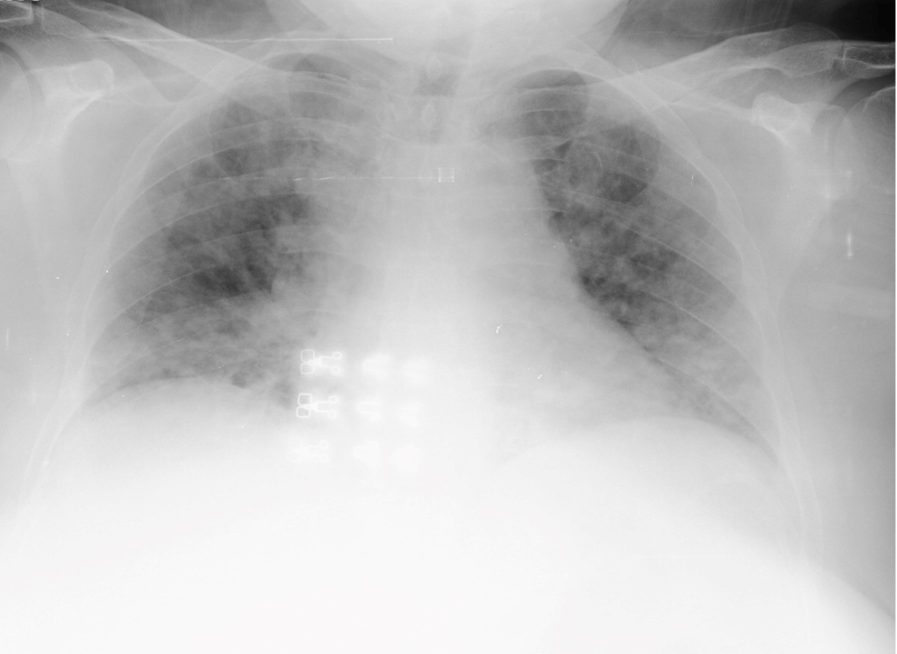
#> input picture aaa.jpg, 1793 x 1307 px (shown at 1/2 size)
$ python test123.py
#> lines starting #> are read from the running program, lines starting #| are printed output that depends on the picture
'''
import cv2
img = cv2.imread('aaa.jpg')
img = cv2.resize(img, (300, 300))
#lab = cv2.cvtColor(img, cv2.COLOR_BGR2LAB)
#a_component = lab[:,:,1]
th = cv2.threshold(img,140,255,cv2.THRESH_BINARY)[1]
#cv2.imshow('frame', th)
blur = cv2.GaussianBlur(th,(13,13), 11)

heatmap_img = cv2.applyColorMap(blur, cv2.COLORMAP_JET)

super_imposed_img = cv2.addWeighted(heatmap_img, 0.5, img, 0.5, 0)
#cv2.show(super_imposed_img)
cv2.imshow('frame', super_imposed_img)
cv2.waitKey(0)

'''
#---------------------
import numpy as np
from cv2 import cv2
from skimage import exposure
img = cv2.imread('aaa.jpg')
#> img is the input picture: shape (1307, 1793, 3); mean B, G, R 191.9, 191.9, 192
img = cv2.resize(img, (300, 300))
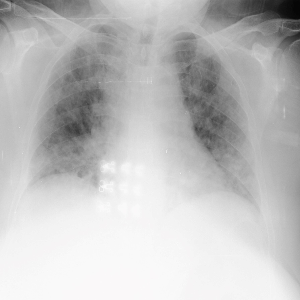
#> img: shape (300, 300, 3); mean B, G, R 191.7, 191.7, 191.8
cv2.imshow('frame', img)
cv2.waitKey(0)

        #get color map
#cam = getMap(img)
map_img = exposure.rescale_intensity(img, out_range=(0, 255))
map_img = np.uint8(map_img)
heatmap_img = cv2.applyColorMap(map_img, cv2.COLORMAP_JET)
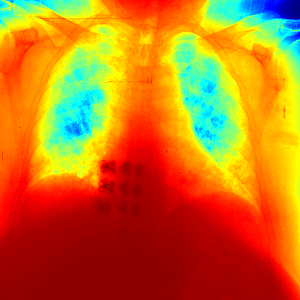
#> heatmap_img: shape (300, 300, 3); mean B, G, R 28.2, 113.6, 197.9

        #merge map and frame
fin = cv2.addWeighted(heatmap_img, 0.5, img, 0.5, 0)
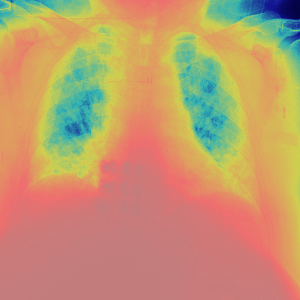
#> fin: shape (300, 300, 3); mean B, G, R 109.9, 152.6, 194.8

        #show result
cv2.imshow('frame', fin)
cv2.waitKey(0)

$ run again, with abc.jpg copied over aaa.jpg
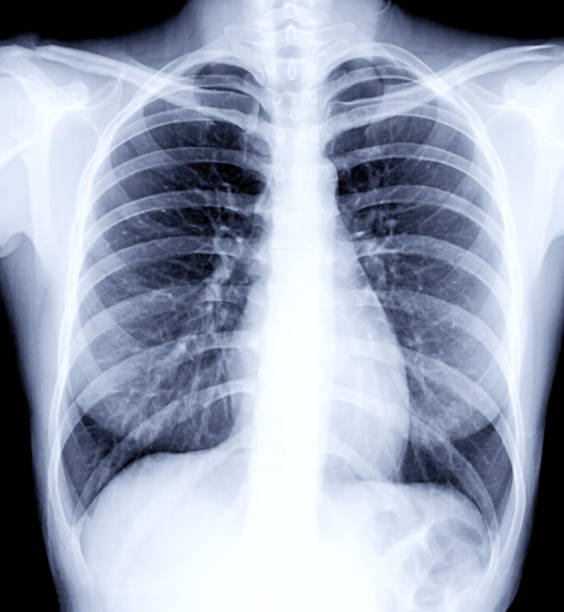
#> input picture abc.jpg, 564 x 612 px
#> img is the input picture: shape (612, 564, 3); mean B, G, R 181.9, 163.7, 155.2
#> img: shape (300, 300, 3)
#> `heatmap_img = cv2.applyColorMap(map_img, cv2.COLORMAP_JET)`:
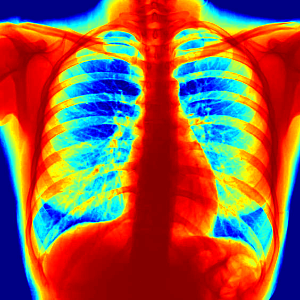
#> heatmap_img: shape (300, 300, 3); mean B, G, R 70.9, 92.8, 148.8
#> `fin = cv2.addWeighted(heatmap_img, 0.5, img, 0.5, 0)`:
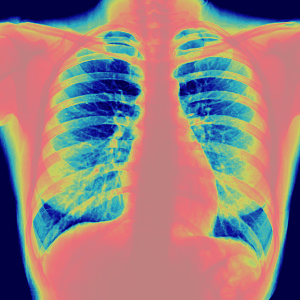
#> fin: shape (300, 300, 3); mean B, G, R 126.4, 128.2, 151.9
